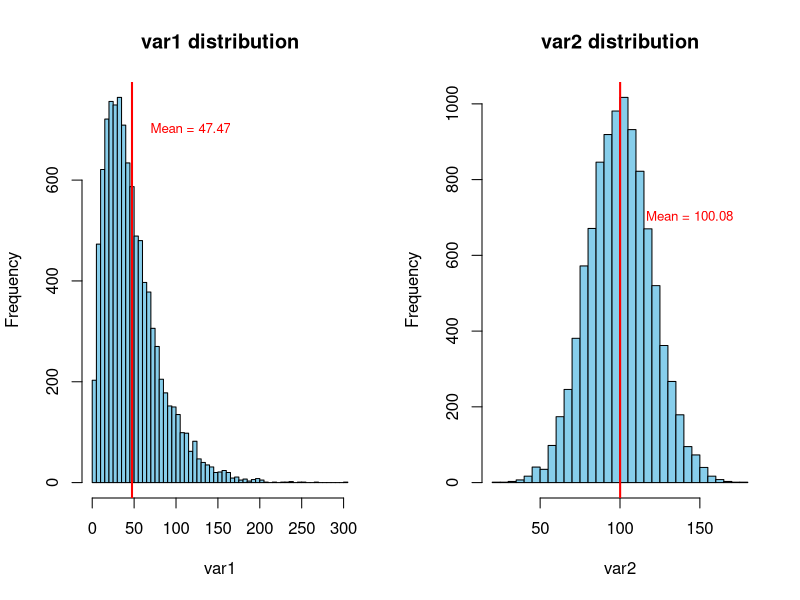
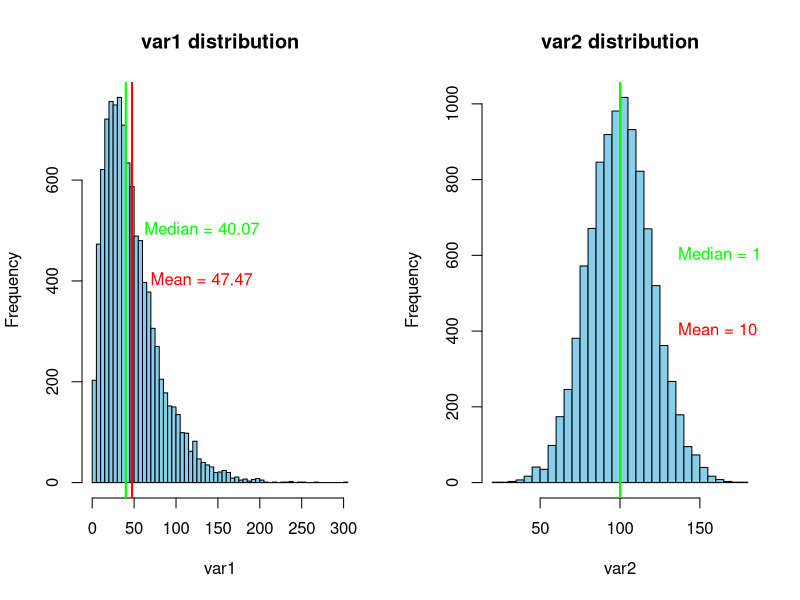
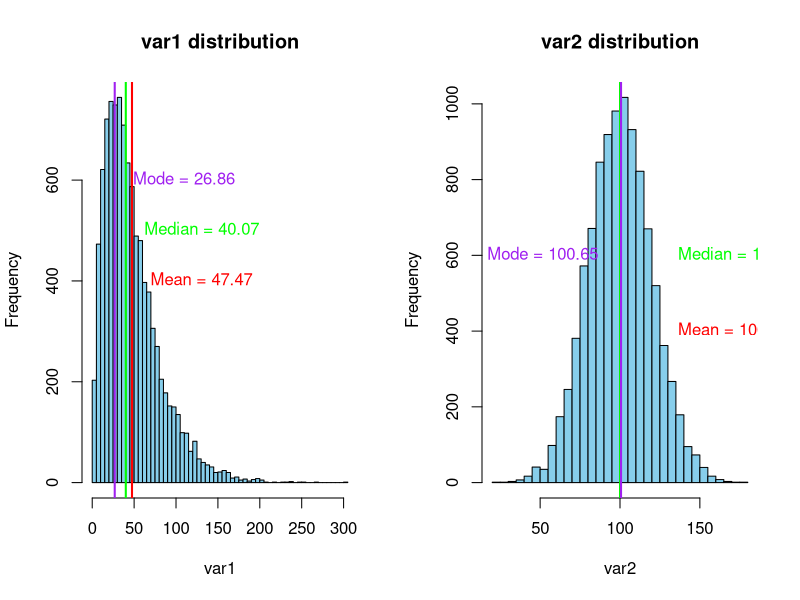
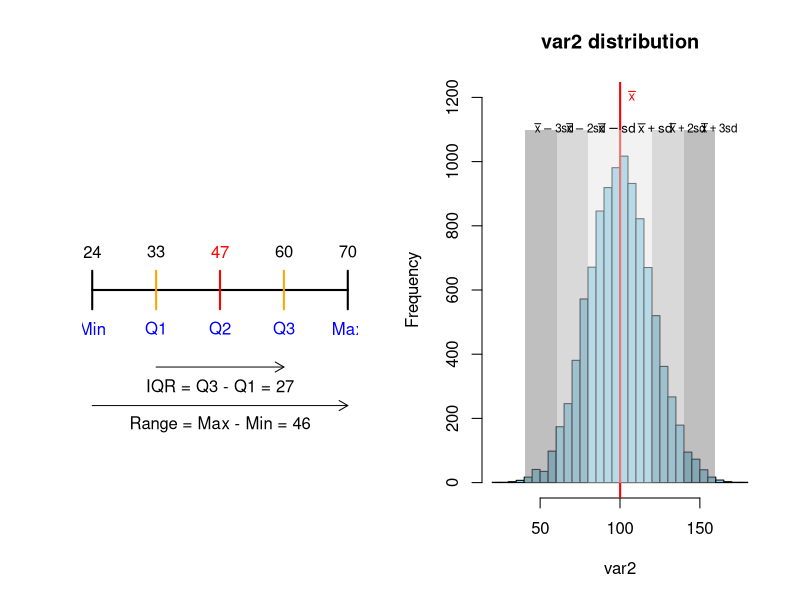
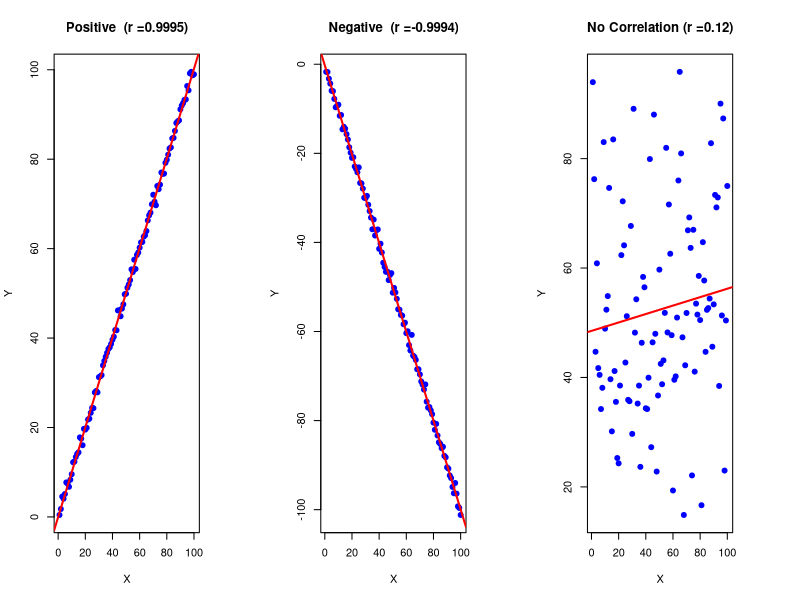
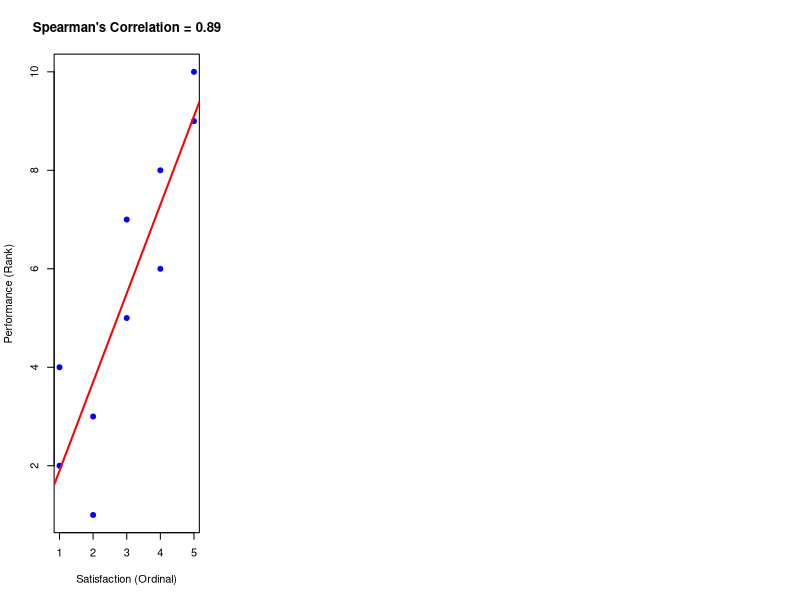

These figures' R source, in order:
## ---- chunk 1

## ---- chunk 2
knitr::opts_chunk$set(echo=TRUE, width=60)
## ---- chunk 3
# load the packages you need
#library(dplyr)
#library(tidyr)
#library(stringr)
#library(ggplot2)
#library(mkteachr)
## ---- chunk 4
set.seed(123)
par(mfrow = c(1, 2), mar = c(5, 4, 4, 2) + 0.1) 
data <- data.frame( var1 = rgamma(10000, shape = 2, scale = 2) * 12,
                    var2 = rnorm(10000, mean = 100, sd = 20))
hist(data$var1,breaks = 50, main = 'var1 distribution', xlab = 'var1', col = 'skyblue', freq = TRUE) 
var1_mean = mean(data$var1)
# Mean
abline(v = var1_mean, col = 'red', lwd = 2)
text(x = var1_mean + 10 , y = 700, labels = paste("Mean =", round(var1_mean, 2)), pos = 4, col = 'red', cex = 0.8)

hist(data$var2,breaks = 50, main = 'var2 distribution', xlab = 'var2', col = 'skyblue', freq = TRUE) 
var2_mean = mean(data$var2)
var2_median = median(data$var2)
# Mean
abline(v = var2_mean, col = 'red', lwd = 2)
text(x = var2_mean + 10 , y = 700, labels = paste("Mean =", round(var2_mean, 2)), pos = 4, col = 'red', cex = 0.8)
## ---- chunk 5
mean(data$var1)
mean(data$var2)
## ---- chunk 6
par(mfrow=c(1,2))
hist(data$var1,breaks = 50, main = 'var1 distribution', xlab = 'var1', col = 'skyblue', freq = TRUE) 
var1_mean = mean(data$var1)
var1_median = median(data$var1)
# Mean
abline(v = var1_mean, col = 'red', lwd = 2)
text(x = var1_mean + 10 , y = 400, labels = paste("Mean =", round(var1_mean, 2)), pos = 4, col = 'red')
# Median
abline(v = var1_median, col = 'green', lwd = 2)
text(x = var1_median + 10 , y = 500, labels = paste("Median =", round(var1_median, 2)), pos = 4, col = 'green')

hist(data$var2,breaks = 50, main = 'var2 distribution', xlab = 'var2', col = 'skyblue', freq = TRUE) 
var2_mean = mean(data$var2)
var2_median = median(data$var2)
# Mean
abline(v = var2_mean, col = 'red', lwd = 2)
text(x = var2_mean + 30 , y = 400, labels = paste("Mean =", round(var2_mean, 2)), pos = 4, col = 'red')
# Median
abline(v = var2_median, col = 'green', lwd = 2)
text(x = var2_median + 30 , y = 600, labels = paste("Median =", round(var2_median, 2)), pos = 4, col = 'green')
## ---- chunk 7
median(data$var1)
median(data$var2)
## ---- chunk 8
par(mfrow=c(1,2))
hist(data$var1,breaks = 50, main = 'var1 distribution', xlab = 'var1', col = 'skyblue', freq = TRUE) 
var1_mean = mean(data$var1)
var1_median = median(data$var1)
# Mean
abline(v = var1_mean, col = 'red', lwd = 2)
text(x = var1_mean + 10 , y = 400, labels = paste("Mean =", round(var1_mean, 2)), pos = 4, col = 'red')
# Median
abline(v = var1_median, col = 'green', lwd = 2)
text(x = var1_median + 10 , y = 500, labels = paste("Median =", round(var1_median, 2)), pos = 4, col = 'green')
# Mode
density_data <- density(data$var1)
var1_mode <- density_data$x[which.max(density_data$y)]
abline(v = var1_mode, col = 'purple', lwd = 2)
text(x = var1_mode + 10 , y = 600, labels = paste("Mode =", round(var1_mode, 2)), pos = 4, col = 'purple')


hist(data$var2,breaks = 50, main = 'var2 distribution', xlab = 'var2', col = 'skyblue', freq = TRUE) 
var2_mean = mean(data$var2)
var2_median = median(data$var2)
# Mean
abline(v = var2_mean, col = 'red', lwd = 2)
text(x = var2_mean + 30 , y = 400, labels = paste("Mean =", round(var2_mean, 2)), pos = 4, col = 'red')
# Median
abline(v = var2_median, col = 'green', lwd = 2)
text(x = var2_median + 30 , y = 600, labels = paste("Median =", round(var2_median, 2)), pos = 4, col = 'green')
# Mode
density_data <- density(data$var2)
var2_mode <- density_data$x[which.max(density_data$y)]
abline(v = var2_mode, col = 'purple', lwd = 2)
text(x = var2_mode - 90 , y = 600, labels = paste("Mode =", round(var2_mode, 2)), pos = 4, col = 'purple')
## ---- chunk 9
mode(data$var1)
mode(data$var2)
## ---- chunk 10
# Sample data
set.seed(123)
data_quartile <- c(24, 30, 33, 45, 47, 58, 60, 66, 70)

# Calculate min, Q1, Q2 (median), Q3, max, IQR, and range
min_val <- min(data_quartile)
q1 <- quantile(data_quartile, 0.25)
median_val <- median(data_quartile)
q3 <- quantile(data_quartile, 0.75)
max_val <- max(data_quartile)
iqr_val <- IQR(data_quartile)
range_val <- max_val - min_val

# Plot the main line and quartiles
plot(c(1, 9), c(0, 1), type = "n", xlab = "", ylab = "", xaxt = "n", yaxt = "n", bty = "n")

# Main line (the range of the data)
segments(1, 0.5, 9, 0.5, lwd = 2)

# Draw vertical lines at min, Q1, median (Q2), Q3, max
segments(1, 0.45, 1, 0.55, lwd = 2) # Min
segments(3, 0.45, 3, 0.55, lwd = 2, col = "orange") # Q1
segments(5, 0.45, 5, 0.55, lwd = 2, col = "red") # Q2 (Median)
segments(7, 0.45, 7, 0.55, lwd = 2, col = "orange") # Q3
segments(9, 0.45, 9, 0.55, lwd = 2) # Max

# Add the values on top
text(1, 0.6, min_val, cex = 1)
text(3, 0.6, q1, cex = 1)
text(5, 0.6, median_val, cex = 1, col = "red")
text(7, 0.6, q3, cex = 1)
text(9, 0.6, max_val, cex = 1)

# Add labels for Min, Q1, Q2, Q3, Max
text(1, 0.4, "Min", cex = 1, col = "blue")
text(3, 0.4, "Q1", cex = 1, col = "blue")
text(5, 0.4, "Q2", cex = 1, col = "blue")
text(7, 0.4, "Q3", cex = 1, col = "blue")
text(9, 0.4, "Max", cex = 1, col = "blue")

# Add the IQR and Range arrows and labels
arrows(3, 0.3, 7, 0.3, length = 0.1)
text(5, 0.25, paste("IQR = Q3 - Q1 =", round(iqr_val, 2)), cex = 1)

arrows(1, 0.2, 9, 0.2, length = 0.1)
text(5, 0.15, paste("Range = Max - Min =", range_val), cex = 1)

## ---- chunk 11
var(data$var2)
## ---- chunk 12
var2_sd <- sd(data$var2)
hist(data$var2,breaks = 50, main = 'var2 distribution', xlab = 'var2', col = 'skyblue', freq = TRUE, ylim = c(0,1200))
abline(v = var2_mean, col = 'red', lwd = 2)
rect(var2_mean - var2_sd, 0, var2_mean + var2_sd, 1100, col = rgb(0.9, 0.9, 0.9, 0.5), border = NA)
rect(var2_mean - 2*var2_sd, 0, var2_mean - var2_sd, 1100, col = rgb(0.7, 0.7, 0.7, 0.5), border = NA)
rect(var2_mean + 2*var2_sd, 0, var2_mean + var2_sd, 1100, col = rgb(0.7, 0.7, 0.7, 0.5), border = NA)

rect(var2_mean - 3*var2_sd, 0, var2_mean - 2*var2_sd, 1100, col = rgb(0.5, 0.5, 0.5, 0.5), border = NA)
rect(var2_mean + 3*var2_sd, 0, var2_mean + 2*var2_sd, 1100, col = rgb(0.5, 0.5, 0.5, 0.5), border = NA)

text(x = var2_mean - 1 , y = 1200, labels = expression(bar(x)), pos = 4, col = 'red', cex = 0.8)
text(x = var2_mean + 5, y = 1100, labels = expression(bar(x) + sd), pos = 4, col = 'black', cex = 0.8)
text(x = var2_mean - var2_sd , y = 1100, labels = expression(bar(x) - sd), pos = 4, col = 'black', cex = 0.8)

text(x = var2_mean + 2*var2_sd - 15 , y = 1100, labels = expression(bar(x) + 2*sd), pos = 4, col = 'black', cex = 0.7)
text(x = var2_mean - 2*var2_sd , y = 1100, labels = expression(bar(x) - 2*sd), pos = 4, col = 'black', cex = 0.7)

text(x = var2_mean + 3*var2_sd - 15 , y = 1100, labels = expression(bar(x) + 3*sd), pos = 4, col = 'black', cex = 0.7)
text(x = var2_mean - 3*var2_sd , y = 1100, labels = expression(bar(x) - 3*sd), pos = 4, col = 'black', cex = 0.7)

## ---- chunk 13
set.seed(123)

# Generate data for perfect positive correlation
x_pos <- seq(1, 100, length.out = 100)
y_pos <- x_pos + rnorm(100, mean = 0, sd = 1) # adding a tiny bit of noise for realism

# Generate data for perfect negative correlation
x_neg <- seq(1, 100, length.out = 100)
y_neg <- -x_neg + rnorm(100, mean = 0, sd = 1)

# Generate data for no correlation
x_none <- seq(1, 100, length.out = 100)
y_none <- rnorm(100, mean = 50, sd = 20)

# Combine all datasets into a data frame
data <- data.frame(
  x_pos = x_pos,
  y_pos = y_pos,
  x_neg = x_neg,
  y_neg = y_neg,
  x_none = x_none,
  y_none = y_none
)

# Plot the data to visualize the correlations
par(mfrow = c(1, 3), mar = c(5, 4, 4, 5) + 0.1)

# Positive correlation
plot(data$x_pos, data$y_pos, main = paste0("Positive  (r =", round(cor(data$x_pos, data$y_pos), digits = 4), ")"), xlab = "X", ylab = "Y", col = "blue", pch = 19)
abline(lm(data$y_pos ~ data$x_pos), col = "red", lwd = 2)

# Negative correlation
plot(data$x_neg, data$y_neg, main = paste0("Negative  (r =", round(cor(data$x_neg, data$y_neg), digits = 4), ")"), xlab = "X", ylab = "Y", col = "blue", pch = 19)
abline(lm(data$y_neg ~ data$x_neg), col = "red", lwd = 2)

# No correlation
plot(data$x_none, data$y_none, main = paste0("No Correlation (r =", round(cor(data$x_none, data$y_none), digits = 2), ")"), xlab = "X", ylab = "Y", col = "blue", pch = 19)
abline(lm(data$y_none ~ data$x_none), col = "red", lwd = 2)

## ---- chunk 14
# Create the ordinal dataset
data_ordinal <- data.frame(
  Satisfaction = c(5, 4, 3, 2, 1, 4, 5, 2, 3, 1),
  Performance = c(9, 8, 7, 3, 2, 6, 10, 1, 5, 4)
)

# Calculate Spearman's rank correlation
spearman_corr <- cor(data_ordinal$Satisfaction, data_ordinal$Performance, method = "spearman")

# Plot to visualize the relationship
plot(data_ordinal$Satisfaction, data_ordinal$Performance,
     xlab = "Satisfaction (Ordinal)",
     ylab = "Performance (Rank)",
     main = paste("Spearman's Correlation =", round(spearman_corr, 2)),
     pch = 19, col = "blue")

# Add a line to show the trend
abline(lm(data_ordinal$Performance ~ data_ordinal$Satisfaction), col = "red", lwd = 2)

## ---- chunk 15

